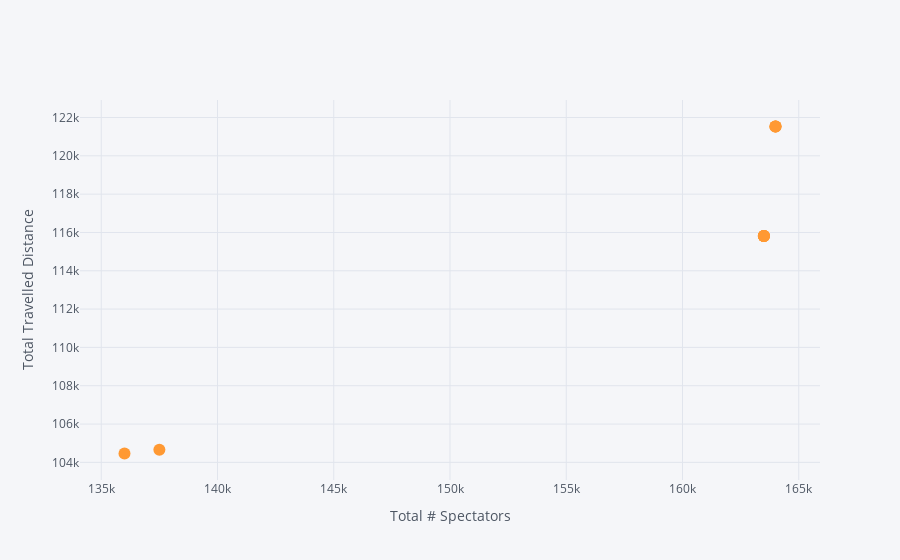

Notebook source saved alongside this figure:
### Code cell
df_gkpis.iplot(kind='scatter',x='Total # Spectators',y='Total Travel', mode='markers',
               xTitle='Total # Spectators',yTitle='Total Travelled Distance',)

### Figure 1 — Plotly figure (JSON) as saved in the notebook; plotly's stock layout.template omitted (floating-point values rounded to 4 significant figures)
{"data": [{"line": {"color": "rgba(255, 153, 51, 1.0)", "dash": "solid", "shape": "linear", "width": 1.3}, "marker": {"size": 12, "symbol": "circle"}, "mode": "markers", "name": "Total Travel", "text": "", "type": "scatter", "x": [136000, 137500, 163500, 163500, 163500, 163500, 163500, 164000, 164000, 164000], "y": [104500.0, 104700.0, 115800.0, 115800.0, 115800.0, 115800.0, 115800.0, 121500.0, 121500.0, 121500.0]}], "layout": {"legend": {"bgcolor": "#F5F6F9", "font": {"color": "#4D5663"}}, "paper_bgcolor": "#F5F6F9", "plot_bgcolor": "#F5F6F9", "title": {"font": {"color": "#4D5663"}}, "xaxis": {"gridcolor": "#E1E5ED", "showgrid": true, "tickfont": {"color": "#4D5663"}, "title": {"font": {"color": "#4D5663"}, "text": "Total # Spectators"}, "zerolinecolor": "#E1E5ED"}, "yaxis": {"gridcolor": "#E1E5ED", "showgrid": true, "tickfont": {"color": "#4D5663"}, "title": {"font": {"color": "#4D5663"}, "text": "Total Travelled Distance"}, "zerolinecolor": "#E1E5ED"}}}
